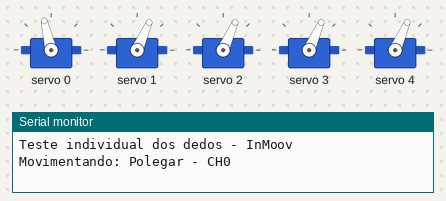
Bench run of a sketch on a simulated Arduino Uno, built with avr-gcc and run on an emulated ATmega328P. Parts: 5 × servo, the last lines printed to the serial monitor.

Above: at 3.1 s.
At 7.1 s:
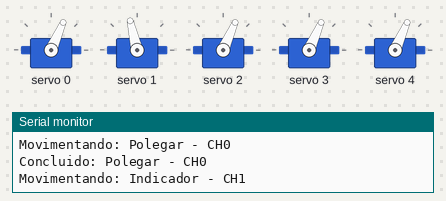
At 11.1 s:
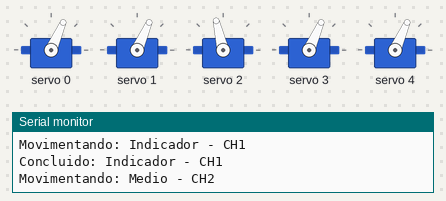
At 19.1 s:
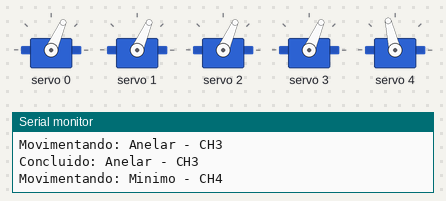
At 21.1 s:
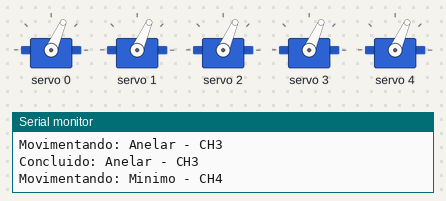
At 38.1 s:
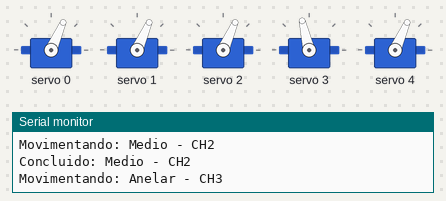
Timing chart, 0 to 39.6 s (numbered marks = the images above):
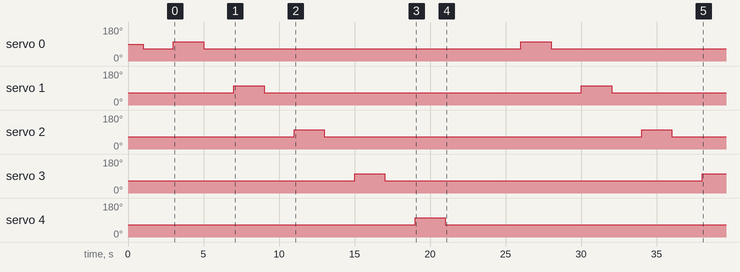

Measured:
- by itself, servo 0: goes 66° 2.0 s, 103° 2.0 s, 66° 21.0 s, 103° 2.0 s, then 66°
- by itself, servo 1, servo 2: alternates 103° for 2.0 s and 66° for 21.0 s
- by itself, servo 3: 66° → 103° at 15.0 s, → 66° 2.0 s later, → 103° 21.0 s later
- by itself, servo 4: 66° → 103° at 19.0 s, → 66° 2.0 s later

The sketch:

fingers.ino
```cpp
#include <Wire.h>
#include <Adafruit_PWMServoDriver.h>

Adafruit_PWMServoDriver pca9685(0x40);

// Canais dos servos no PCA9685
const int THUMB  = 0;  // Polegar
const int INDEX  = 1;  // Indicador
const int MIDDLE = 2;  // Médio
const int RING   = 3;  // Anelar
const int PINKY  = 4;  // Mínimo
const int WRIST  = 8;  // Pulso


const int SERVOMIN = 250;
const int SERVOMAX = 410;


const int ABERTO  = 0;
const int FECHADO = 90;

const int TEMPO_MOVIMENTO = 1000;
const int TEMPO_PAUSA = 1000;

void servoWrite(int canal, int angulo)
{
  angulo = constrain(angulo, 0, 180);

  int pulse = map(angulo, 0, 180,
                  SERVOMIN, SERVOMAX);

  pca9685.setPWM(canal, 0, pulse);
}

void testarDedo(int canal, const char* nome)
{
  Serial.print("Movimentando: ");
  Serial.println(nome);

  // Fecha somente o dedo selecionado
  servoWrite(canal, FECHADO);
  delay(TEMPO_MOVIMENTO);

  // Mantém a posição por um instante
  delay(TEMPO_PAUSA);

  // Abre somente o dedo selecionado
  servoWrite(canal, ABERTO);
  delay(TEMPO_MOVIMENTO);

  delay(TEMPO_PAUSA);

  Serial.print("Concluido: ");
  Serial.println(nome);
  Serial.println();
}

void setup()
{
  Serial.begin(115200);
  Wire.begin();

  pca9685.begin();
  pca9685.setPWMFreq(50);

  delay(1000);

  Serial.println("Teste individual dos dedos - InMoov");

  // Coloca os dedos na posição inicial
  servoWrite(THUMB, ABERTO);
  servoWrite(INDEX, ABERTO);
  servoWrite(MIDDLE, ABERTO);
  servoWrite(RING, ABERTO);
  servoWrite(PINKY, ABERTO);

  // Mantem o pulso sem movimentacao
  // Nao envia comando ao canal 8.

  delay(2000);
}

void loop()
{
  testarDedo(THUMB,  "Polegar - CH0");
  testarDedo(INDEX,  "Indicador - CH1");
  testarDedo(MIDDLE, "Medio - CH2");
  testarDedo(RING,   "Anelar - CH3");
  testarDedo(PINKY,  "Minimo - CH4");

  Serial.println("Ciclo completo. Reiniciando...");
  delay(3000);
}
```
